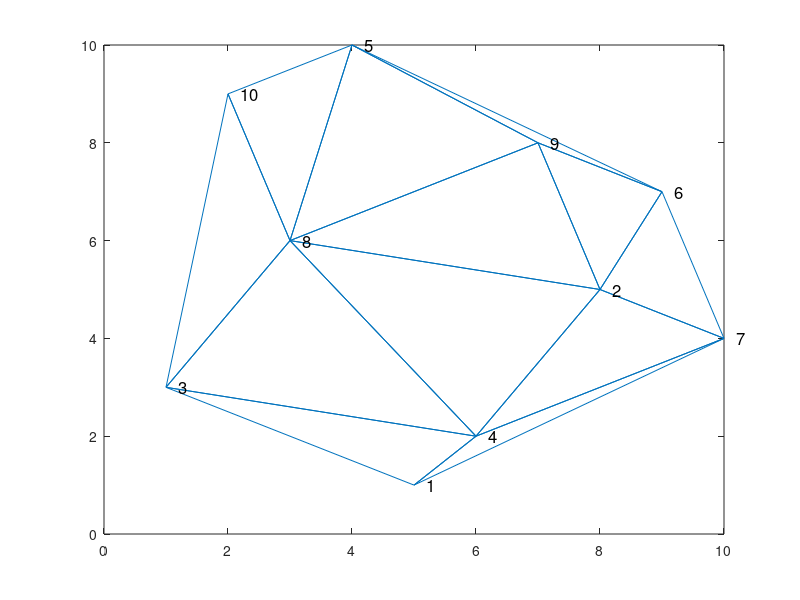

The MATLAB source for this figure: (Note: this script raises an error after producing the figure.)
clear, clc, close all
n = 10; % #points
position = [randperm(n, n)', randperm(n, n)']; % generate 2D position matrix for each node

tri = delaunay(position); % construct the Delaunay triangulation of the randomly generated nodes
triplot(tri, position(:, 1), position(:, 2)); hold on% visualize Delaunay triangulation in face-vertex format
for i = 1 : n
    text(position(i, 1)+0.2, position(i, 2), num2str(i), 'FontSize', 12)
end
% The goal here is not to distinguish the nodes with odd edges, but purely
% find the optimal path from each node in the graph to all the others;

% First construct the connectivity cell, complexity O(3*size(tri)+n).
connectivity = cell(n, 1); % ID{i}: The neighbors for node i;
for i = 1 : size(tri, 1)
    for j = 1 : 3
        index_list_except_j = [1, 2, 3];
        connectivity{tri(i, j)} = [connectivity{tri(i, j)}, tri(i, setdiff([1,2,3], j))];
    end
end
% delete repeated nodes for each row
for i = 1 : n
    connectivity{i} = unique(connectivity{i});
end

% Dijkstra can not have repeat nodes!
pipe = Dijkstra(position, connectivity);
[seq, dist] = find_optimal_path(pipe, 2);
plot_optimal_path(pipe, seq)